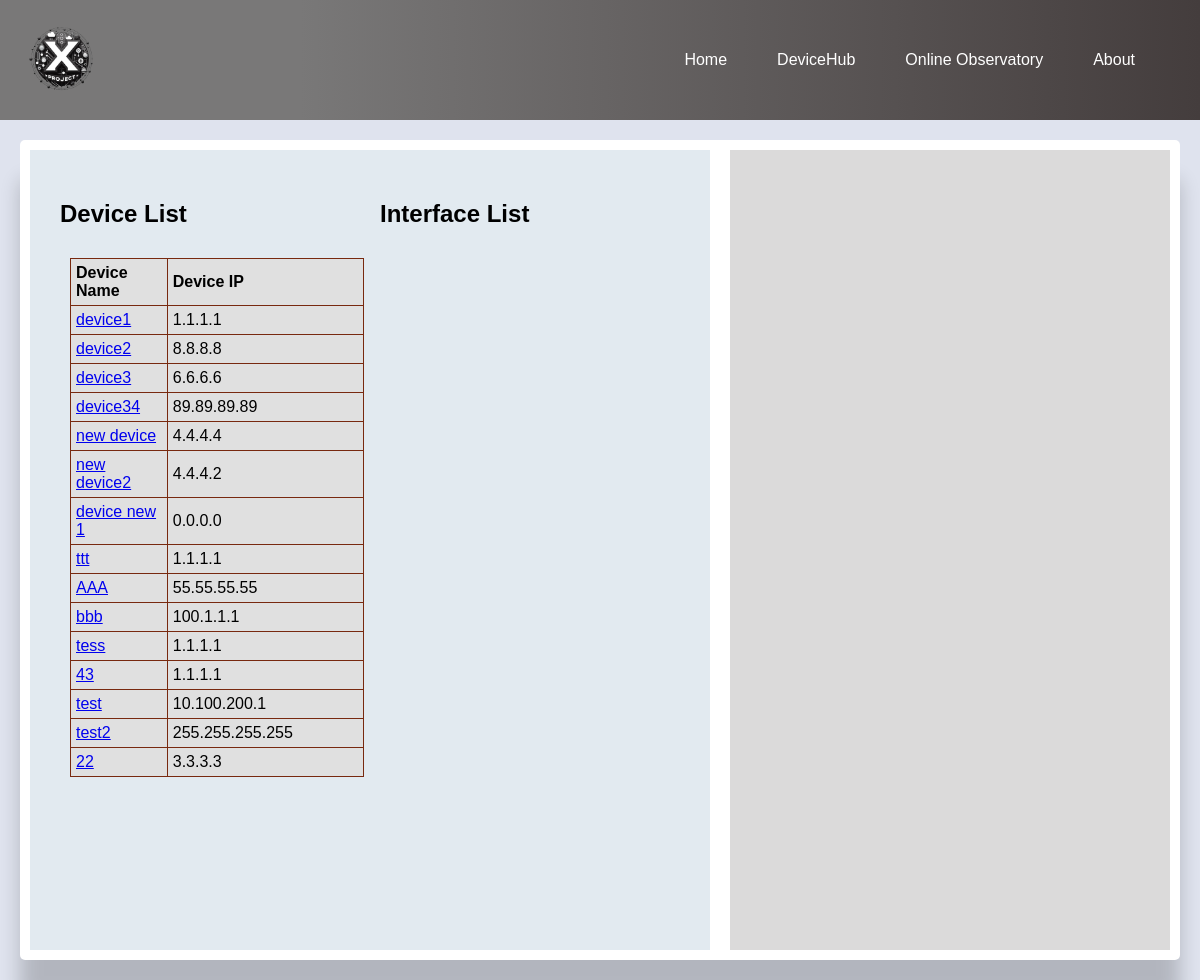
/devicecontrol/interface-mng, run on an earlier commit of the app's database.
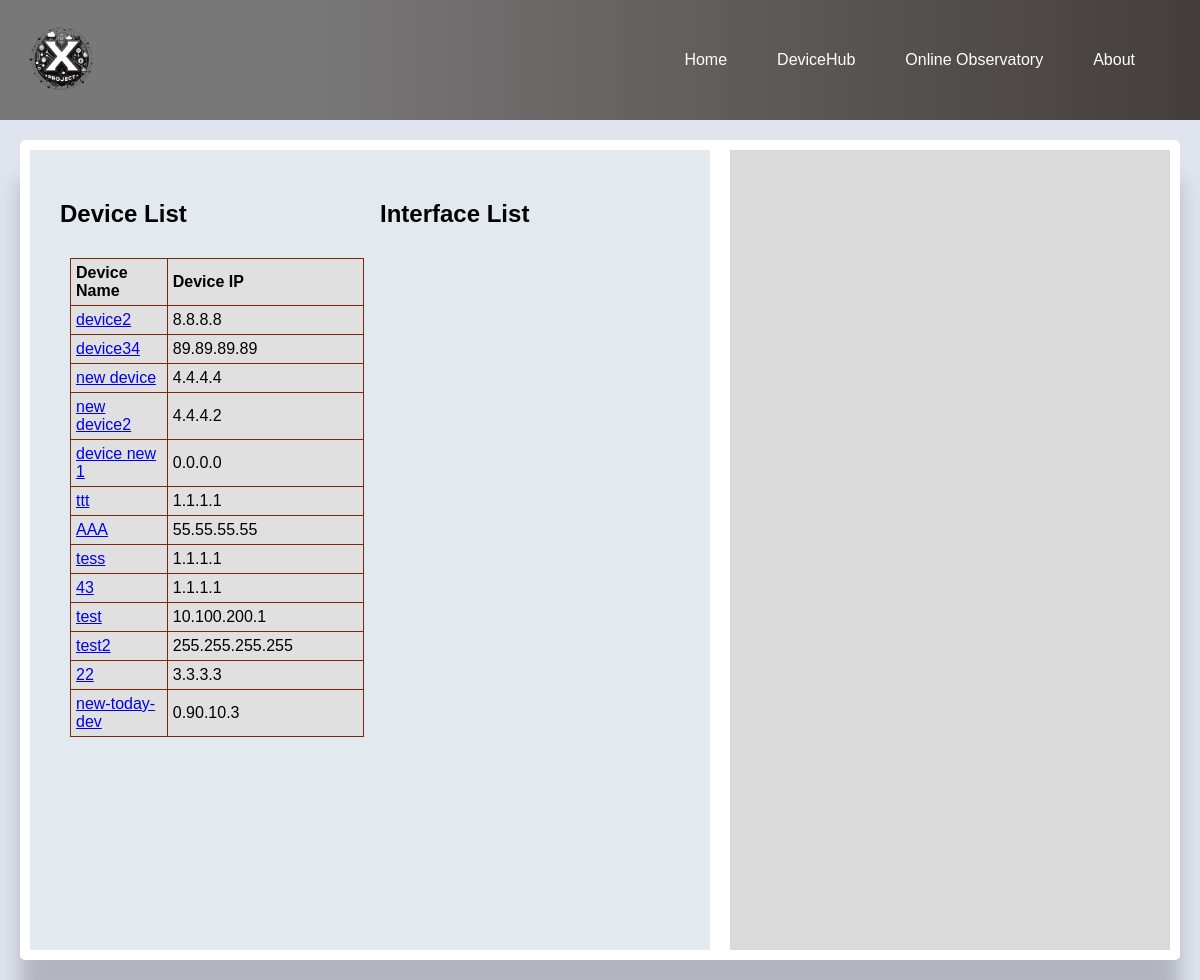
And on a later commit of the database.
### deviceHub/models.py (models this page shows)
class Device(models.Model):
    device_name = models.CharField(max_length=255)
    ip_address = models.GenericIPAddressField()
    device_type = models.CharField(max_length=255)
    manufacturer = models.CharField(max_length=255, blank=True, null=True)
    model = models.CharField(max_length=255, blank=True, null=True)
    location = models.CharField(max_length=255, blank=True, null=True)
    rack_loc = models.CharField(max_length=255, blank=True, null=True)

### deviceControl/views.py (the view)
# urls.py: path('', views.device_data, name='device_data'),
def device_data(request):
    devices = Device.objects.all().values_list( 'device_name', 'ip_address')
    context = {'devices': devices}
    return render(request, 'interface_mng.html', context)

### templates/interface_mng.html (shortened to what this page needs)
{% extends 'base.html' %}
    {% load static %}
{% block content %}
<div class="interface-container">
    <div class="device_list_class">
        <h2>Device List</h2>
        <table>
            <thead>
                <tr>
                    <th>Device Name</th>
                    <th>Device IP</th>
                </tr>
            </thead>
            <tbody>
                {% for device in devices %}
                <tr>
                    <td><a href="#" class="device-name" data-device-ip="{{ device.1 }}">{{ device.0 }}</a></td>
                    <td>{{ device.1 }}</td>
                </tr>
                {% empty %}
                <tr>
                    <td colspan="2">No devices found.</td>
                </tr>
                {% endfor %}
            </tbody>
        </table>
    </div>
    <div class="inter_list_class">
        <h2>Interface List</h2>
    </div>
</div>
{% endblock %}

What changed in the data, as far as the page shows it:
removed Device: device_name "device1", ip_address "1.1.1.1"
removed Device: device_name "device3", ip_address "6.6.6.6"
removed Device: device_name "bbb", ip_address "100.1.1.1"
added Device: device_name "new-today-dev", ip_address "0.90.10.3"
